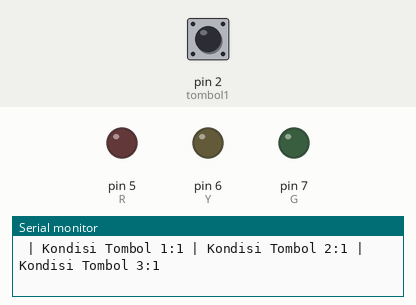
A sketch run on a simulated Arduino Uno, built with avr-gcc and run on an emulated ATmega328P. Shown: output pins drawn as LEDs (lit = HIGH), the last lines printed to the serial monitor. Dashed ring = blinking. The inputs (shaded band) are chosen by the test bench; at power-on: pin 2 (tombol1) HIGH.

Above: at 1.2 s.
1.3 s: pin 2 (tombol1) pulled LOW for 1 s
At 3.5 s:
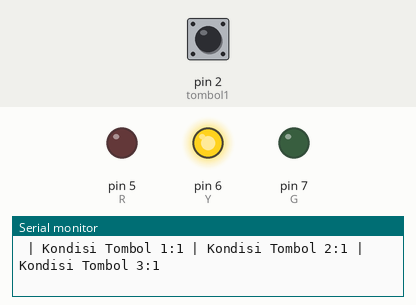
4.3 s: pin 2 (tombol1) pulled LOW for 0.15 s
At 5.7 s:
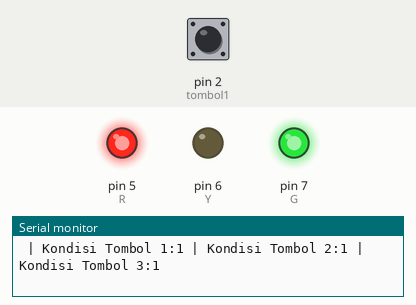
7.4 s: pin 2 (tombol1) driven LOW
At 7.68 s:
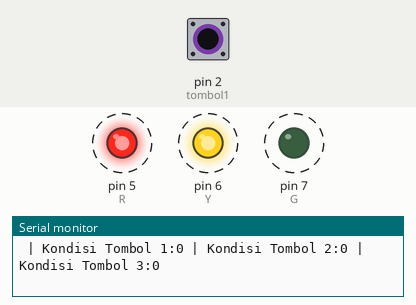
10.4 s: pin 2 (tombol1) driven HIGH
At 10.9 s:
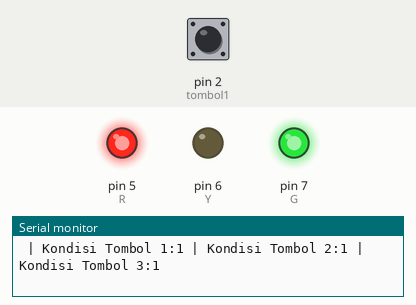
13.4 s: pin 2 (tombol1) pulsed LOW 2 times (0.12 s each, 0.3 s apart)
At 13.59 s:
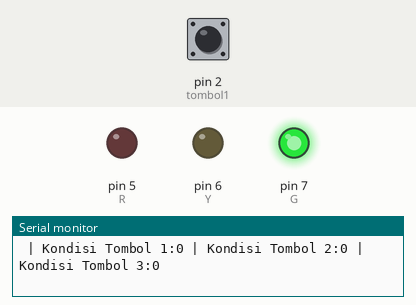
Timing chart, 0 to 16.4 s (numbered marks = the images above; inputs shaded):
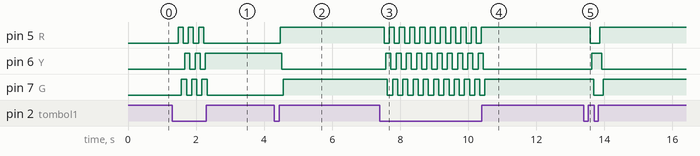

The sketch:

1_button_3_LED_Infrared.ino
```cpp
// Inisialisasi
int tombol1=2;
int tombol2=2;
int tombol3=2;
int R=5;
int Y=6;
int G=7;
int kunci1 = LOW;

void setup() {
  Serial.begin(9600);
  pinMode(tombol1,INPUT);
  pinMode(tombol2,INPUT);
  pinMode(tombol3,INPUT);
  pinMode(R,OUTPUT);
  pinMode(Y,OUTPUT);
  pinMode(G,OUTPUT);
}

void loop() {
  //Baca Data
  int bacaTombol1=digitalRead(tombol1);
  int bacaTombol2=digitalRead(tombol2);
  int bacaTombol3=digitalRead(tombol3);

  //Print Serial
  Serial.print(" | Kondisi Tombol 1:"); Serial.print(bacaTombol1);
  Serial.print(" | Kondisi Tombol 2:"); Serial.print(bacaTombol2);
  Serial.print(" | Kondisi Tombol 3:"); Serial.print(bacaTombol3);
  Serial.println();

  //Logic
  //Logic 1
  if(bacaTombol1==0 and kunci1==0){
    delay(50);
    digitalWrite(R,HIGH);
    kunci1=1;

  }else if(bacaTombol1==0 and kunci1==1){
    delay(50);
    digitalWrite(R,LOW);
    kunci1=0;
  }

//Logic 2
  if(bacaTombol2==0 and kunci1==0){
    delay(50);
    digitalWrite(Y,HIGH);
    kunci1=1;

  }else if(bacaTombol2==0 and kunci1==1){
    delay(50);
    digitalWrite(Y,LOW);
    kunci1=0;
  }

//  //Logic 3
  if(bacaTombol3==0 and kunci1==0){
    delay(50);
    digitalWrite(G,HIGH);
    kunci1=1;

  }else if(bacaTombol3==0 and kunci1==1){
    delay(50);
    digitalWrite(G,LOW);
    kunci1=0;
  }
  }
```

Measured:
- after the input at 1.3 s, pin 5 (R): alternates HIGH for 0.15 s and LOW for 0.15 s, 6 changes in all, then stays LOW, starting after 0.17 s; pin 6 (Y): alternates HIGH for 0.15 s and LOW for 0.15 s, 5 changes in all, then stays HIGH, starting after 0.37 s
- after the input at 4.3 s, pin 5 (R): LOW → HIGH after 0.17 s; pin 6 (Y): HIGH → LOW after 0.22 s; pin 7 (G): LOW → HIGH after 0.27 s
- after the input at 7.4 s, pin 5 (R): alternates HIGH for 0.15 s and LOW for 0.15 s, starting after 0.13 s; pin 6 (Y): alternates HIGH for 0.15 s and LOW for 0.15 s, starting after 0.18 s; pin 7 (G): alternates HIGH for 0.15 s and LOW for 0.15 s, starting after 0.23 s
- after the input at 10.4 s, pin 5 (R): stops changing and stays HIGH; pin 6 (Y): goes on until 10.4 s, then stays LOW; pin 7 (G): goes on until 10.5 s, then stays HIGH
- after the input at 13.4 s, pin 5 (R): HIGH → LOW after 0.18 s, → HIGH 0.29 s later; pin 6 (Y): LOW → HIGH after 0.23 s, → LOW 0.29 s later; pin 7 (G): HIGH → LOW after 0.28 s, → HIGH 0.29 s later
